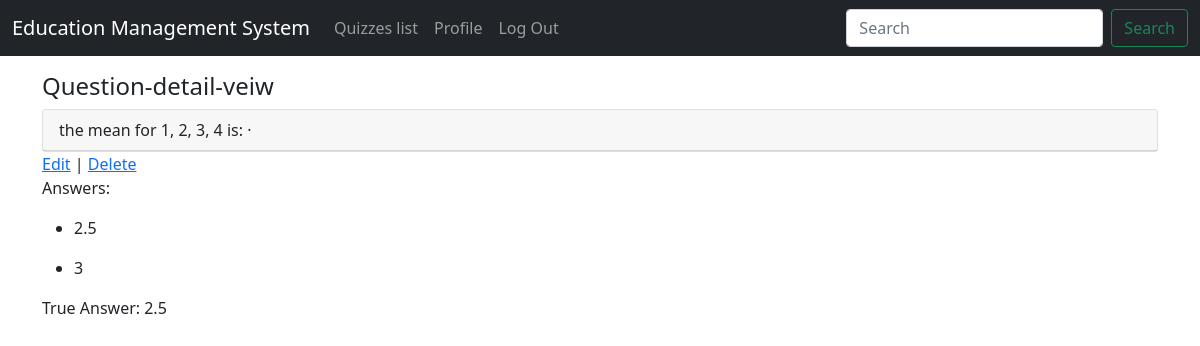
The app's page /quizzes/questions/1/detail/ (signed in), older data.
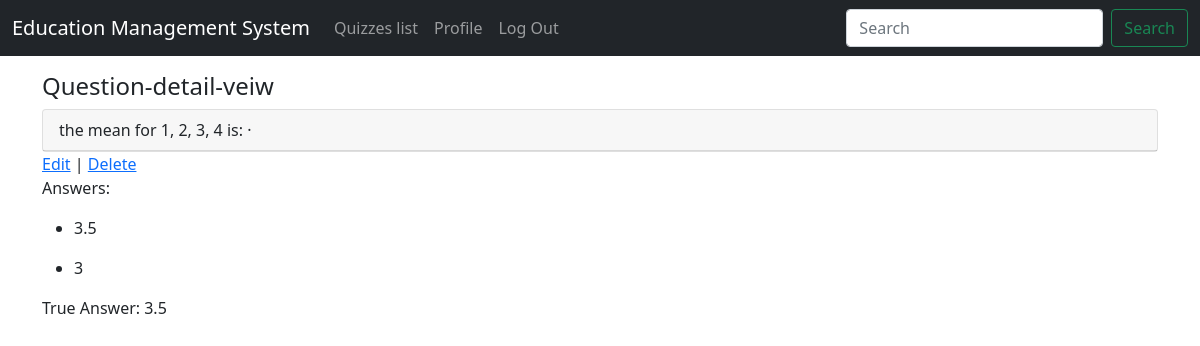
The same page, newer data.
### quizzes/models.py (models this page shows, shortened)
class Answer(models.Model):
    answer = models.TextField()
    def __str__(self):
        return self.answer

class Question(models.Model):
    question = models.TextField()
    answers = models.ManyToManyField(Answer)
    true_answer = models.ForeignKey(
            Answer,
            on_delete = models.CASCADE,
            related_name = 'true_for',
    )
    q_type = models.CharField(max_length=50) # denote something like contain matrices or not

### accounts/decorators.py (the view)
    def wrapper_func(request,*args,**kwargs):
        group=None
        if request.user.groups.exists():
            group=request.user.groups.all()[0].name
        if group == 'students':
            return redirect('pages:home')
        if group == 'staff':
            return view_func(request,*args,**kwargs)

### quizzes/views.py (called while the page is built)
@login_required
@admin_only
def admin_َquestion_detail_view(request,question_id=None):
    question=get_object_or_404(Question,id=question_id)
    context={
        "question":question,
    }
    return render(request,"staff/question_detail.html",context)

### templates/staff/question_detail.html
{% extends "base.html" %}
{% block content %}
    <h4>Question-detail-veiw</h4>
    <div class="card">
    <div class="card-header">
        <span class="font-weight-bold">
            {{question.question}}
        </span> &middot;
        </div>
    </div>
    <div>
     <a href="{% url 'quizzes:edit_question' question.id %}">Edit</a> |
     <a href="{% url 'quizzes:delete_question' question.id %}">Delete</a>
    <p>Answers:</p>
    {% for ans in question.answers.all %}
        <ul>
            <li>{{ans}}</li>
        </ul>
    {% endfor %}
    <span class="font-weight-bold">
            <p>True Answer: {{question.true_answer}}</p>
    </span>
    </div>
{% endblock content %}

Row changes from the older to the newer data that the page shows:
changed through a linked row, Question "the mean for 1, 2, 3, 4 is:": true_answer "2.5" → "3.5"
changed Answer (number 1 of 2 on the later page): answer "2.5" → "3.5"
